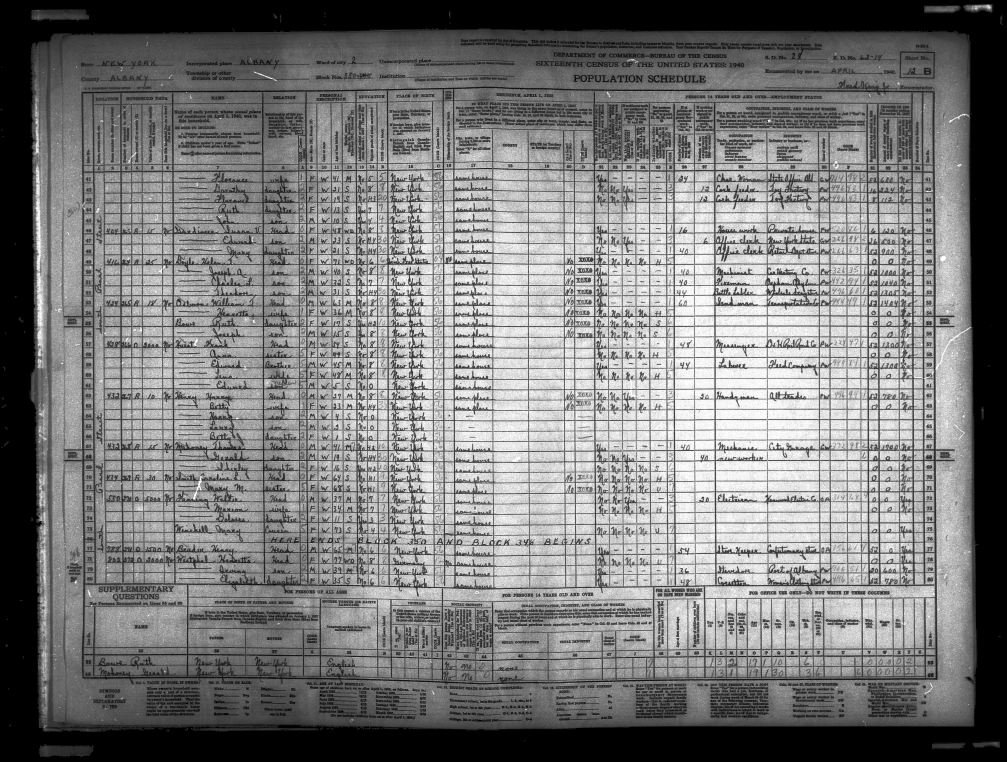
#> input picture src/prop_Crop1.jpg, 6042 x 4568 px (shown at 1/6 size)
$ python -i ImagePrep.py   (imports and definitions only)
#> lines starting #> are read from the running program, lines starting #| are printed output that depends on the picture; after the words box and inside, x2 and y2 are one past the last pixel; in counts of white or black regions, pixels touching at a corner belong together
#> further down, picture is the input picture: shape (4568, 6042); min 0, max 255, mean 123
import cv2

def prep(img):

    # Reduce Image Size or create image pyramid
    img = cv2.resize(img, None, fx=1/10, fy=1/10, interpolation = cv2.INTER_AREA)
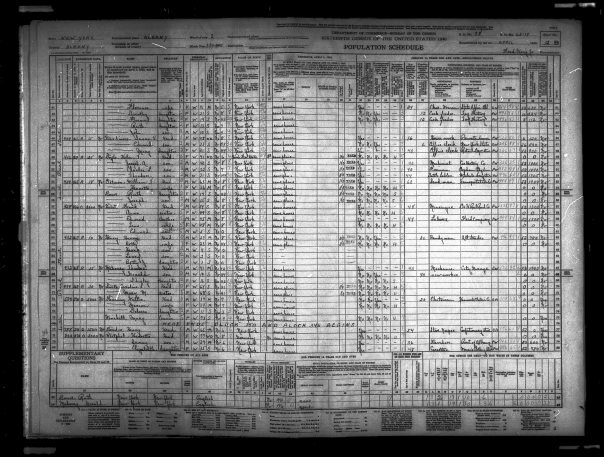
#> img: shape (457, 604); min 0, max 255, mean 123

    # Histogram Stretch Image
    histStretch = cv2.createCLAHE(clipLimit=2.0, tileGridSize=(8,8))
    img = histStretch.apply(img)
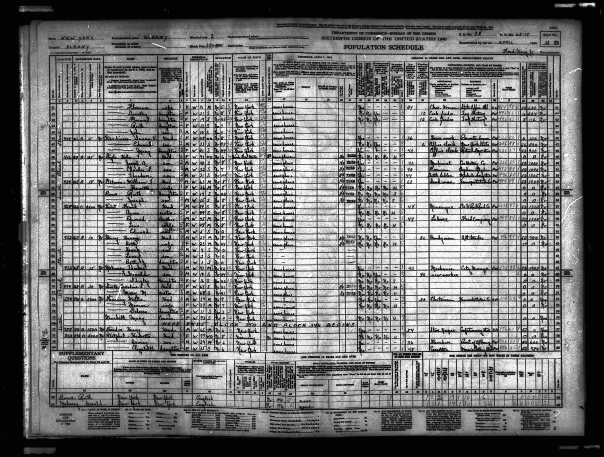
#> img: shape (457, 604); min 2, max 255, mean 118.8

    # Median Filter (get rid of text, background noise).
    img = cv2.medianBlur(img, 17)
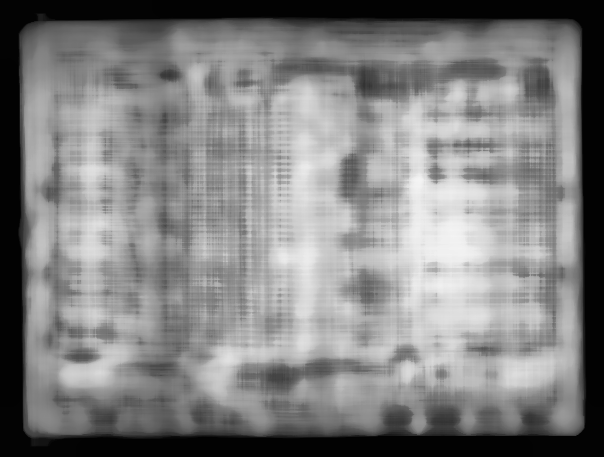
#> img: shape (457, 604); min 2, max 244, mean 129.3

    # Automatically threshold image into foreground, background
    img = cv2.Canny(img, 295, 300)
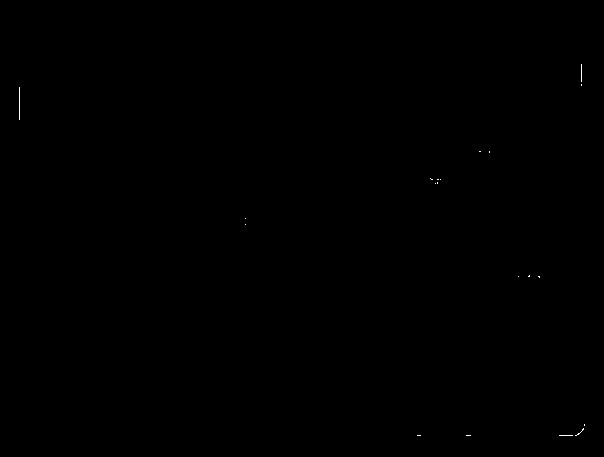
#> img: shape (457, 604); 0.04% white in thin lines or dots, all inside (x1, y1, x2, y2) = (19, 64, 585, 436)
    #__,img = cv2.threshold(img, 127, 255, cv2.THRESH_BINARY)

    # Resize image back to original
    img = cv2.resize(img, None, fx=10, fy=10, interpolation = cv2.INTER_CUBIC)
#> img: shape (4570, 6040)

    imgout = img
    return imgout

>>> import cv2
>>> picture = cv2.imread('prop_Crop1.jpg', cv2.IMREAD_GRAYSCALE)
>>> result = prep(picture)
